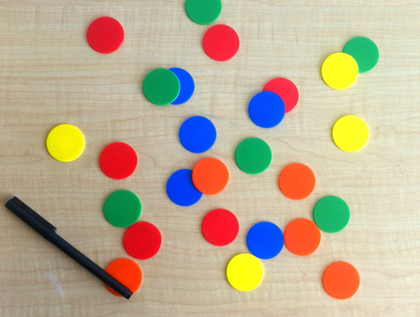
%> input picture classification/coloredChips.png, 420 x 317 px, shrunk from 518 x 391 before the run
$ octave test_det.m   (GNU Octave 9; MATLAB toolbox functions it lacks are replaced by stand-ins)
%> lines starting %> are read from the running program, lines starting %| are printed output that depends on the picture
### detection objets/BlocMouse.m


function feat=BlocMouse(I,taille_bloc,fig)

info.n_band=size(I,3);
info.t_bloc=taille_bloc;
info.n_row=size(I,1);
info.n_col=size(I,2);

if nargin<3,fig=1;end

figure(fig),
clf;
imshow(I)
hold on

button=1;
iter=1;
while 1

    [x,y,button]=ginput(1);
    x=round(x);
    y=round(y);
    if button==3,break;end
    AffBloc([y,x],info.t_bloc);
    text(x,y,num2str('ref'));
    feat{iter}=BuildBlocFeat(I,[y,x],info);
    iter=iter+1;
end

if size(feat,2)==1,feat=uint8(feat{1});end

% [24 lines left out: functions AffBloc, BuildBlocFeat, not called in this run]


### detection objets/test_det.m
image = imread('coloredChips.png');
%> image is the input picture: size 317x420x3 uint8; mean R, G, B 188.3, 173.3, 148.1

imshow(image, []);

I = double(image);
image_norm = zeros(size(I));

for k=1:3
    eps=1e-5;
    X = I(:,:,k);
    X = X(:);
    moy = mean(X);
    whos X
    et = std(X);
    image_norm(:,:,k)= (I(:,:,k) - moy) / (et + eps);
end
%> this loop made 3 passes
%> (moy, et) on passes 1 to 3: (188.3, 62.11), (173.3, 55.56), (148.1, 55.13)
%> pass 1, `X = I(:,:,k);`:
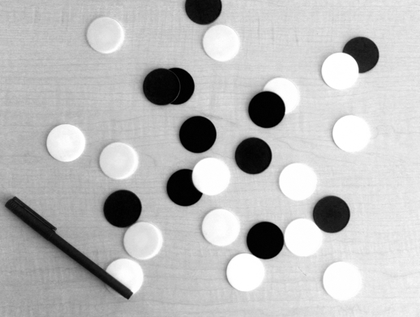
%> X: size 317x420 double; min 0, max 255, mean 188.3
%> pass 2, `X = I(:,:,k);`:
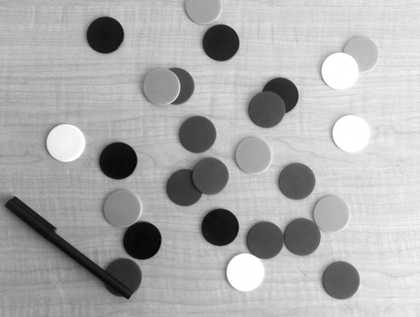
%> X: size 317x420 double; min 4, max 255, mean 173.3
%> pass 3, `X = I(:,:,k);`:
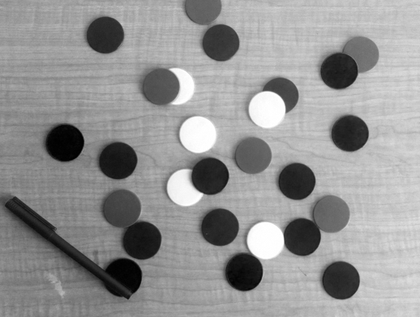
%> X: size 317x420 double; min 0, max 255, mean 148.1
%> after the loop:
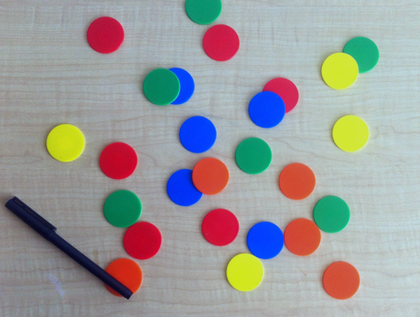
%> image_norm: size 317x420x3 double; mean R, G, B -2.29e-15, -3.86e-15, 2.44e-15; drawn with min black and max white
size(image)
%> ans = [317 420 3]
size(image_norm)
%> ans = [317 420 3]

image = image_norm;


t = 51;
X = BlocMouse(image, t);
%> in BlocMouse, `imshow(I)`:
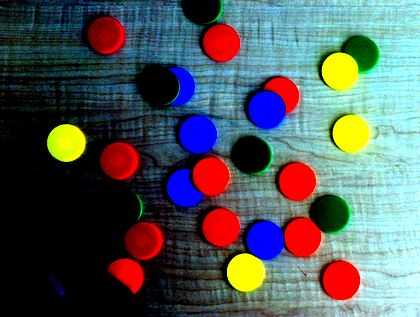
%> displayed picture: size 317x420x3, on the screen's scale of 0 to 255; mean R, G, B 82.7, 90.1, 90.2
%> the run ends on the next line
